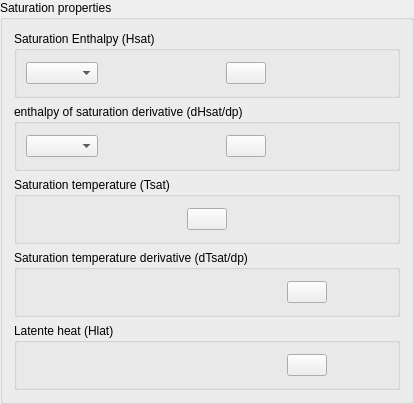
    <widget class="QGroupBox" name="groupBoxEauvap">
     <property name="title">
      <string>Saturation properties</string>
     </property>
     <layout class="QGridLayout" name="gridLayout_14">
      <item row="0" column="0">
       <widget class="QGroupBox" name="groupBoxDensity_5">
        <property name="title">
         <string>Saturation Enthalpy (Hsat)</string>
        </property>
        <layout class="QGridLayout" name="gridLayout_6">
         <item row="0" column="0">
          <widget class="QComboBox" name="comboBoxHsat"/>
         </item>
         <item row="0" column="1">
          <spacer>
           <property name="orientation">
            <enum>Qt::Horizontal</enum>
           </property>
           <property name="sizeHint" stdset="0">
            <size>
             <width>71</width>
             <height>26</height>
            </size>
           </property>
          </spacer>
         </item>
         <item row="0" column="2">
          <widget class="QPushButton" name="pushButtonHsat">
           <property name="text">
            <string/>
           </property>
           <property name="icon">
            <iconset resource="resources_gui.qrc">
             <normaloff>:/new/prefix1/icons/22x22/edit-find-replace.png</normaloff>:/new/prefix1/icons/22x22/edit-find-replace.png</iconset>
           </property>
          </widget>
         </item>
         <item row="0" column="3">
          <spacer>
           <property name="orientation">
            <enum>Qt::Horizontal</enum>
           </property>
           <property name="sizeHint" stdset="0">
            <size>
             <width>61</width>
             <height>26</height>
            </size>
           </property>
          </spacer>
         </item>
        </layout>
       </widget>
      </item>
      <item row="1" column="0">
       <widget class="QGroupBox" name="groupBoxDensity_8">
        <property name="title">
         <string>enthalpy of saturation derivative (dHsat/dp)</string>
        </property>
        <layout class="QGridLayout" name="gridLayout_7">
         <item row="0" column="0">
          <widget class="QComboBox" name="comboBoxdHsatdp"/>
         </item>
         <item row="0" column="1">
          <spacer>
           <property name="orientation">
            <enum>Qt::Horizontal</enum>
           </property>
           <property name="sizeHint" stdset="0">
            <size>
             <width>71</width>
             <height>26</height>
            </size>
           </property>
          </spacer>
         </item>
         <item row="0" column="2">
          <widget class="QPushButton" name="pushButtondHsatdp">
           <property name="text">
            <string/>
           </property>
           <property name="icon">
            <iconset resource="resources_gui.qrc">
             <normaloff>:/new/prefix1/icons/22x22/edit-find-replace.png</normaloff>:/new/prefix1/icons/22x22/edit-find-replace.png</iconset>
           </property>
          </widget>
         </item>
         <item row="0" column="3">
          <spacer>
           <property name="orientation">
            <enum>Qt::Horizontal</enum>
           </property>
           <property name="sizeHint" stdset="0">
            <size>
             <width>61</width>
             <height>26</height>
            </size>
           </property>
          </spacer>
         </item>
        </layout>
       </widget>
      </item>
      <item row="2" column="0">
       <widget class="QGroupBox" name="groupBoxDensity_7">
        <property name="title">
         <string>Saturation temperature (Tsat)</string>
        </property>
        <layout class="QGridLayout" name="gridLayout_10">
         <item row="0" column="0">
          <spacer>
           <property name="orientation">
            <enum>Qt::Horizontal</enum>
           </property>
           <property name="sizeHint" stdset="0">
            <size>
             <width>71</width>
             <height>26</height>
            </size>
           </property>
          </spacer>
         </item>
         <item row="0" column="1">
          <widget class="QPushButton" name="pushButtonTsat">
           <property name="text">
            <string/>
           </property>
           <property name="icon">
            <iconset resource="resources_gui.qrc">
             <normaloff>:/new/prefix1/icons/22x22/edit-find-replace.png</normaloff>:/new/prefix1/icons/22x22/edit-find-replace.png</iconset>
           </property>
          </widget>
         </item>
         <item row="0" column="2">
          <spacer>
           <property name="orientation">
            <enum>Qt::Horizontal</enum>
           </property>
           <property name="sizeHint" stdset="0">
            <size>
             <width>61</width>
             <height>26</height>
            </size>
           </property>
          </spacer>
         </item>
        </layout>
       </widget>
      </item>
      <item row="3" column="0">
       <widget class="QGroupBox" name="groupBoxDensity_10">
        <property name="title">
         <string>Saturation temperature derivative (dTsat/dp)</string>
        </property>
        <layout class="QGridLayout" name="gridLayout_11">
         <item row="0" column="0">
          <spacer>
           <property name="orientation">
            <enum>Qt::Horizontal</enum>
           </property>
           <property name="sizeHint" stdset="0">
            <size>
             <width>261</width>
             <height>26</height>
            </size>
           </property>
          </spacer>
         </item>
         <item row="0" column="1">
          <widget class="QPushButton" name="pushButtondTsatdp">
           <property name="text">
            <string/>
           </property>
           <property name="icon">
            <iconset resource="resources_gui.qrc">
             <normaloff>:/new/prefix1/icons/22x22/edit-find-replace.png</normaloff>:/new/prefix1/icons/22x22/edit-find-replace.png</iconset>
           </property>
          </widget>
         </item>
         <item row="0" column="2">
          <spacer>
           <property name="orientation">
            <enum>Qt::Horizontal</enum>
           </property>
           <property name="sizeHint" stdset="0">
            <size>
             <width>61</width>
             <height>26</height>
            </size>
           </property>
          </spacer>
         </item>
        </layout>
       </widget>
      </item>
      <item row="4" column="0">
       <widget class="QGroupBox" name="groupBoxDensity_9">
        <property name="title">
         <string>Latente heat (Hlat)</string>
        </property>
        <layout class="QGridLayout" name="gridLayout_12">
         <item row="0" column="0">
          <spacer>
           <property name="orientation">
            <enum>Qt::Horizontal</enum>
           </property>
           <property name="sizeHint" stdset="0">
            <size>
             <width>261</width>
             <height>26</height>
            </size>
           </property>
          </spacer>
         </item>
         <item row="0" column="1">
          <widget class="QPushButton" name="pushButtonHlat">
           <property name="text">
            <string/>
           </property>
           <property name="icon">
            <iconset resource="resources_gui.qrc">
             <normaloff>:/new/prefix1/icons/22x22/edit-find-replace.png</normaloff>:/new/prefix1/icons/22x22/edit-find-replace.png</iconset>
           </property>
          </widget>
         </item>
         <item row="0" column="2">
          <spacer>
           <property name="orientation">
            <enum>Qt::Horizontal</enum>
           </property>
           <property name="sizeHint" stdset="0">
            <size>
             <width>61</width>
             <height>26</height>
            </size>
           </property>
          </spacer>
         </item>
        </layout>
       </widget>
      </item>
     </layout>
    </widget>
